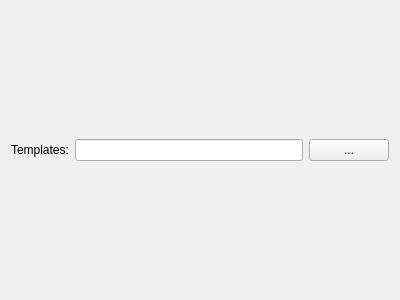
<?xml version="1.0" encoding="UTF-8"?>
<ui version="4.0">
 <class>Settings</class>
 <widget class="QWidget" name="Settings">
  <property name="geometry">
   <rect>
    <x>0</x>
    <y>0</y>
    <width>400</width>
    <height>300</height>
   </rect>
  </property>
  <property name="windowTitle">
   <string>Form</string>
  </property>
  <layout class="QGridLayout" name="gridLayout">
   <item row="0" column="0">
    <widget class="QLabel" name="label">
     <property name="text">
      <string>Templates:</string>
     </property>
    </widget>
   </item>
   <item row="0" column="1">
    <widget class="QLineEdit" name="templatePathEdit"/>
   </item>
   <item row="0" column="2">
    <widget class="QPushButton" name="pushButton">
     <property name="minimumSize">
      <size>
       <width>34</width>
       <height>0</height>
      </size>
     </property>
     <property name="text">
      <string>...</string>
     </property>
    </widget>
   </item>
  </layout>
 </widget>
 <resources/>
 <connections/>
</ui>
